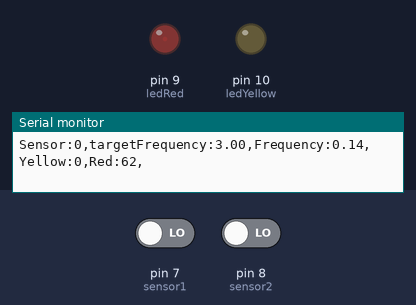
Bench run of a sketch on a simulated Arduino Uno, built with avr-gcc and run on an emulated ATmega328P. Parts: output pins drawn as LEDs (lit = HIGH), the last lines printed to the serial monitor. Inputs (shaded band) come from the test bench; at power-on: pin 7 (sensor1) LOW, pin 8 (sensor2) LOW. Pins used as bus, display or sensor lines are not drawn.

Above: at 2.8 s.
2.9 s: pin 7 (sensor1) driven HIGH
At 4.74 s:
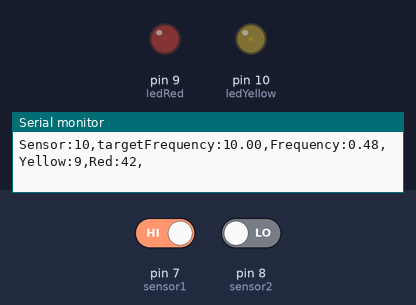
5.9 s: pin 7 (sensor1) driven LOW
8.9 s: pin 8 (sensor2) driven HIGH
11.9 s: pin 8 (sensor2) driven LOW
14.9 s: pin 7 (sensor1) driven HIGH and pin 8 (sensor2) driven HIGH
17.9 s: pin 7 (sensor1) driven LOW and pin 8 (sensor2) driven LOW
At 18.5 s:
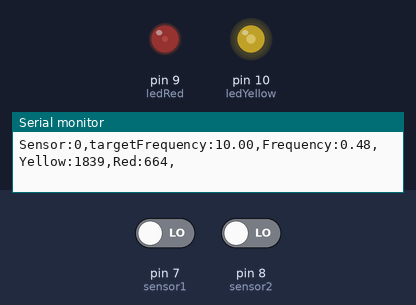
Timing chart, 0 to 21.9 s (numbered marks = the images above; inputs shaded):
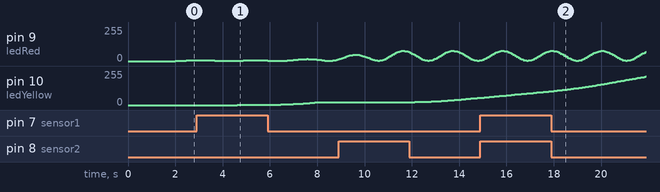

Measured:
- after the input at 2.9 s, pin 10 (ledYellow): 0/255 → 1/255 after 1.7 s, → 2/255 1.1 s later

The sketch:

FireflyStreetLight.ino
```cpp
#include "LinkedList.h"

//#define UNO
#define NANO
//#define ATTINY

//#define DEBUG_TIMINGS

// Pins

#ifdef UNO
int led = 10;
int sensor = 12;
int sensorIndicator = 1;
#endif

#ifdef NANO
int ledYellow = 10; // Digital output PWM
int ledRed = 9; // Digital output PWM, with register specific code
int sensor1 = 7; // Digital input
int sensor2 = 8; // Digital input
int sensorIndicator = LED_BUILTIN;
#endif

#ifdef ATTINY
int ledYellow = 0; // Digital output PWM
int ledRed = 1; // Digital output PWM
int sensor1 = 2; // Digital input
int sensor2 = 3; // Digital input
int sensorIndicator = 4; // Digital/analog output
#endif


// Variables
unsigned long startupPeriodFinished = 0;    // The time at the state machine can start
const float twopi = 2 * 3.141592;

// Sensor readings
int val1 = 0;                               // variable to store the sensor status (value)
int val2 = 0;                               // variable to store the sensor status (value)
int previousVal1 = 0;
int previousVal2 = 0;
LinkedList<unsigned long> sensorEventTimestamps;
const unsigned long sensorEventTimeout = 20000; // in milliseconds
const int maxSensorEvents = 20;
float recentnessLimit = 0;

int combinedSensorReading = 0;              //
float luminosityYellow = 0;                       // current luminosity level
float luminosityRed = 0;                  // current luminosity level of the pilot light
float rateOfChangeRed = 0;                     // current rate of change of luminosity
float accelerationRed = 0;                     // acceleration for the rate of change
float rateOfChangeYellow = 0;                     // current rate of change of luminosity
float accelerationYellow = 0;                     // acceleration for the rate of change
unsigned long motionDetectedTime = 0;       // time when motion was detected
unsigned long stoppedAcceleratingTimeRed = 0;  // time when acceleration was stopped
unsigned long stoppedAcceleratingTimeYellow = 0;  // time when acceleration was stopped
unsigned long currentTime;              // current time
unsigned long previousTime;
float deltaT;
float i = 0;
bool finishedAcceleratingRed = false;
bool finishedAcceleratingYellow = false;
unsigned long previousWholeSecondsFigure = 0;
bool OncePerSecondEvent = false;

// Constants
const unsigned long startupPeriod = 2;            // Time for the components to initialise before the state machine starts, in seconds
const float hardMaxLuminosity = 4095.0;       // maximum luminosity value
const float dragCoefficient = 0.05;   // coefficient for the drag effect

// Min/max of colour ranges
const float minLuminosityYellow = 0;
const float minLuminosityRed = 50;
const float maxLuminosityYellow = hardMaxLuminosity;
const float maxLuminosityRedReal = 0.3 * hardMaxLuminosity; // after the oscillations have been taken into account
const float maxOscillationHeightRed = (maxLuminosityRedReal - minLuminosityRed) / 2;
const float maxLuminosityRed = maxOscillationHeightRed + minLuminosityRed;

// Curve timings
int holdDuration;        // duration to hold the light at full brightness after motion detected
int accelerationDurationYellow; // duration to apply acceleration in milliseconds
int accelerationDurationRed;
float increasingAccelerationValueYellow;  // base acceleration value (adjust as needed)
float increasingAccelerationValueRed;  // base acceleration value (adjust as needed)
float decreasingAccelerationValue;  // base acceleration value (adjust as needed)
float minFrequency;
float maxFrequency;
float frequency;
float targetFrequency;

// State enumeration
enum State {
  IDLE,
  ACCELERATING,
  HOLDING,
  DECELERATING
};

// State variables
State currentState = IDLE;
bool firstInstantOfMotionDetection = false;
bool sensorReportingMotion = false;

void FastPWMSetup() {
  // Configure Timer 1 for Fast PWM mode
  TCCR1A = (1 << WGM11) | (1 << COM1A1) | (1 << COM1B1); // Fast PWM, clear OC1A and OC1B on compare match
  TCCR1B = (1 << WGM12) | (1 << WGM13) | (1 << CS10); // Fast PWM, no prescaling

  // Set the ICR1 value for a top value (for 12-bit resolution)
  ICR1 = 4095; // Set TOP value for 12-bit resolution
}

void setPWMOnPin9(uint16_t value) {
  // Ensure value is within 0-4095
  if (value > 4095) {
    value = 4095;
  } else if (value < 0) {
    value = 0;
  }

  // Set the Output Compare Register for Timer 1
  OCR1A = value; // Set the PWM value for pin 9
}

void setPWMOnPin10(uint16_t value) {
  // Ensure value is within 0-4095
  if (value > 4095) {
    value = 4095;
  } else if (value < 0) {
    value = 0;
  }

  // Set the Output Compare Register for Timer 1
  OCR1B = value; // Set the PWM value for pin 10
}

void setup() {
#ifdef DEBUG_TIMINGS
  accelerationDurationYellow = 6000;
  accelerationDurationRed = 4000;
  increasingAccelerationValueYellow = 10;
  increasingAccelerationValueRed = 15;

  holdDuration = 1000;

  decreasingAccelerationValue = -10;

  minFrequency = 0.5;
  maxFrequency = 2;
#else
  accelerationDurationYellow = 5000;
  accelerationDurationRed = 7000;
  increasingAccelerationValueYellow = 7;
  increasingAccelerationValueRed = 3;

  holdDuration = 8000;

  decreasingAccelerationValue = -12;

  minFrequency = 0.3;
  maxFrequency = 1.5;
#endif

  frequency = maxFrequency;

  pinMode(ledYellow, OUTPUT);
  pinMode(ledRed, OUTPUT);
  pinMode(sensorIndicator, OUTPUT);
  pinMode(sensor1, INPUT);
  pinMode(sensor2, INPUT);

  FastPWMSetup();

  startupPeriodFinished = millis() + startupPeriod * 1000;

#ifndef ATTINY
  Serial.begin(9600);
#endif

}

float CalculateDrag(float value, float rateOfChange, float acceleration, float maxValue) {
  /*float luminosityPercentage = luminosity / maxLuminosity;
  float variableDragCoefficient = dragCoefficient;

  // Apply a resistance to increasing luminosity to give a soft max effect and not arrive too abruptly at the maximum value
  variableDragCoefficient += 0.1 * luminosityPercentage;

  // Apply drag effect regardless of motion detection to avoid excessive rates of change
  float drag = -rateOfChange * variableDragCoefficient;*/

  float drag = -acceleration * 0.1;

  return drag;
}

void ReadSensorValues() {
  val1 = digitalRead(sensor1);   // read sensor value
  val2 = digitalRead(sensor2);   // read sensor value

  if (val1 == HIGH && previousVal1 == LOW) {
    // New sensor event of sensor 1
    previousVal1 = HIGH;
    sensorEventTimestamps.add(currentTime);
  } else if (val1 == LOW && previousVal1 == HIGH) {
    // Sensor event times out
    previousVal1 = LOW;
  }

  if (val2 == HIGH && previousVal2 == LOW) {
    // New sensor event of sensor 2
    previousVal2 = HIGH;
    sensorEventTimestamps.add(currentTime);
  } else if (val2 == LOW && previousVal2 == HIGH) {
    // Sensor event times out
    previousVal2 = LOW;
  }

  // Delete just one event if there are more than the max
  if (sensorEventTimestamps.size() > maxSensorEvents) {
    sensorEventTimestamps.remove(0);
  }

  // Clean up just the last entry in list if it has exceeded 15s in age
  if (sensorEventTimestamps.size() > 0 &&
      currentTime - sensorEventTimestamps.get(0) > sensorEventTimeout) {
    sensorEventTimestamps.remove(0);
  }

  combinedSensorReading = val1 || val2;

  if (firstInstantOfMotionDetection) {
    firstInstantOfMotionDetection = false;
  }

  if (combinedSensorReading == HIGH) {
    if (!sensorReportingMotion) {                   // if motion has not yet been detected, then this is the start of a detection cycle
      sensorReportingMotion = true;                 // set motion detected flag, this allows finer control over the motion detection period rather than leaving it to the sensor
      firstInstantOfMotionDetection = true;
      motionDetectedTime = currentTime;
    }
  }
  else
  {
    sensorReportingMotion = false;                  // End of a motion detection cycle
  }

  digitalWrite(sensorIndicator, sensorReportingMotion ? HIGH : LOW);
}

float phase = 0;

void RecalculatePulseFrequency() {

  // Every second recalculate the frequency according the recorded sensor events
  if (OncePerSecondEvent) {
    long count = 0;
    for (int i = 0; i < sensorEventTimestamps.size(); i++){
      unsigned long timestamp = sensorEventTimestamps.get(i);
      unsigned long age = currentTime - timestamp;
      unsigned long recentness = sensorEventTimeout - age;
      count += recentness;
    }

    // Push back the limit if the count exceeds it to "adapt" to new sensory information
    if (count > recentnessLimit) {
      recentnessLimit = count;
    }

    targetFrequency = map(recentnessLimit - count, 0, recentnessLimit, maxFrequency, minFrequency);
    targetFrequency = constrain(targetFrequency, minFrequency, maxFrequency);
  }

  //frequency = lerp(deltaT / 2, frequency, targetFrequency);
  frequency = 0.05 * (targetFrequency - frequency);
  phase += 10 * twopi * frequency * deltaT;

  /*if (phase >= float.max - 10000.0) {
    phase = -float.min;
  }*/

}

float CalculatePulseOffset(int height, int min) {
  //float angle = (twopi * (currentTime)) / frequency;
  float sineValue = sin(phase);

  if (height < min) { height = min; }

  int pulseBrightness = (int)((sineValue) * height);
  return pulseBrightness;
}

void ReadTime() {
  unsigned long now = millis();
  deltaT = (now - currentTime)/1000.0;
  previousTime = currentTime;
  currentTime = now;

  unsigned long wholeSecondsFigure = now / 1000;
  OncePerSecondEvent = previousWholeSecondsFigure != wholeSecondsFigure;
  previousWholeSecondsFigure = wholeSecondsFigure;
}

float lerp(float x, float a, float b)
{
  return a + x*(b - a);
}

void loop() {
  ReadTime();

  // No behaviour durion startup phase
  if (currentTime < startupPeriodFinished) {
    return;
  }

  ReadSensorValues();
  RecalculatePulseFrequency();

  switch (currentState) {
    case IDLE:
      accelerationRed = 0;
      accelerationYellow = 0;
      rateOfChangeRed = 0;
      rateOfChangeYellow = 0;

      if (firstInstantOfMotionDetection) {
        currentState = ACCELERATING;
      }

      break;

    case ACCELERATING:

      accelerationRed = increasingAccelerationValueRed;
      accelerationYellow = increasingAccelerationValueYellow;

      if (combinedSensorReading == HIGH) {
        break;
      }

      if (currentTime - motionDetectedTime < accelerationDurationRed) {
        rateOfChangeRed += accelerationRed;
      } else if (!finishedAcceleratingRed) {
        stoppedAcceleratingTimeRed = currentTime;
        accelerationRed = 0;
        rateOfChangeRed = 0;
        finishedAcceleratingRed = true;
      }

      if (currentTime - motionDetectedTime < accelerationDurationYellow) {
        rateOfChangeYellow += accelerationYellow;
      } else if (!finishedAcceleratingYellow) {
        stoppedAcceleratingTimeYellow = currentTime;
        accelerationYellow = 0;
        rateOfChangeYellow = 0;
        finishedAcceleratingYellow = true;
      }

      if (finishedAcceleratingRed && finishedAcceleratingYellow)
      {
        currentState = HOLDING;
        finishedAcceleratingRed = false;
        finishedAcceleratingYellow = false;
        break;
      }

      break;

    case HOLDING:
      accelerationRed = 0;
      accelerationYellow = 0;
      rateOfChangeRed = 0;
      rateOfChangeYellow = 0;

      if (firstInstantOfMotionDetection) {
        currentState = ACCELERATING;
      }

      if (currentTime - stoppedAcceleratingTimeRed > holdDuration ||
          currentTime - stoppedAcceleratingTimeYellow > holdDuration) {
        currentState = DECELERATING;
      }

      break;

    case DECELERATING:
      accelerationRed = decreasingAccelerationValue;
      accelerationYellow = decreasingAccelerationValue;

      if (firstInstantOfMotionDetection) {
        currentState = ACCELERATING;
        break;
      }

      if (luminosityRed <= minLuminosityRed && luminosityYellow <= minLuminosityYellow) {
        currentState = IDLE;
        break;
      }

      break;
  }

  // Calculate rate of change (currently missing deltaT calculation so wont work the same with different clock cycle or loop delay)
  rateOfChangeRed += (accelerationRed + CalculateDrag(luminosityRed, rateOfChangeRed, accelerationRed, maxLuminosityRed)) * deltaT;
  rateOfChangeYellow += (accelerationYellow + CalculateDrag(luminosityYellow, rateOfChangeYellow, accelerationYellow, maxLuminosityYellow)) * deltaT;

  // Apply rate of change to the luminosity
  luminosityRed += rateOfChangeRed * deltaT;
  luminosityYellow += rateOfChangeYellow * deltaT;

  // Apply min/max luminosity constraints
  if (luminosityRed > maxLuminosityRed || luminosityRed < minLuminosityRed) {
    rateOfChangeRed = 0;
  }
  luminosityRed = constrain(luminosityRed, minLuminosityRed, maxLuminosityRed);

  if (luminosityYellow > maxLuminosityYellow || luminosityYellow < minLuminosityYellow) {
    rateOfChangeYellow = 0;
  }
  luminosityYellow = constrain(luminosityYellow, minLuminosityYellow, maxLuminosityYellow);

  // Apply fluctuations and other post-physical and/or non persisting modification calculations
  float pulseOffset = CalculatePulseOffset(lerp((luminosityRed - minLuminosityRed) / (maxLuminosityRed - minLuminosityRed), 20, maxOscillationHeightRed), 10);

  // Final transformation into arduino units (0-255) before writing as PWN signal
  //int finalRed = (int)map(luminosityRed + pulseOffset, 0, hardMaxLuminosity, 0, 255);
  //int finalYellow = (int)map(luminosityYellow, 0, hardMaxLuminosity, 0, 255);
  uint16_t finalRed = (uint16_t)map(luminosityRed + pulseOffset, 0, hardMaxLuminosity, 0, 4095);
  uint16_t finalYellow = (uint16_t)map(luminosityYellow, 0, hardMaxLuminosity, 0, 4095);

  //analogWrite(ledYellow, finalYellow);
  //analogWrite(ledRed, finalRed);
  setPWMOnPin9(finalRed);
  setPWMOnPin10(finalYellow);

  if (true) {
#ifndef ATTINY
    if (false) {
      Serial.print("Rate_of_Change_Yellow:");
      Serial.print(rateOfChangeYellow);
      Serial.print(",");
      Serial.print("Rate_of_Change_Red:");
      Serial.print(rateOfChangeRed);
      Serial.print(",");
      Serial.print("accelerationYellow:");
      Serial.print(accelerationYellow);
      Serial.print(",");
      Serial.print("accelerationRed:");
      Serial.print(accelerationRed);
      Serial.print(",");
    }

    if (true) {
      Serial.print("Sensor:");
      Serial.print(sensorReportingMotion ? "10" : "0");
      Serial.print(",");
    }

    if (false) {
      Serial.print("State:");
      Serial.print(-currentState * 10);
      Serial.print(",");
    }

    if (false) {
      Serial.print("deltaT:");
      Serial.print(deltaT * 100);
      Serial.print(",");
    }

    if (false) {
      Serial.print("pulseOffset:");
      Serial.print(pulseOffset / 4);
      Serial.print(",");
    }

    if (true) {
      Serial.print("targetFrequency:");
      Serial.print(targetFrequency * 10);
      Serial.print(",");
      Serial.print("Frequency:");
      Serial.print(frequency * 10);
      Serial.print(",");
    }

    Serial.print("Yellow:");
    Serial.print(finalYellow);
    Serial.print(",");
    Serial.print("Red:");
    Serial.print(finalRed);
    Serial.println(",");
#endif
  }

  delay(2);  // small delay to make the loop more stable
}
```
